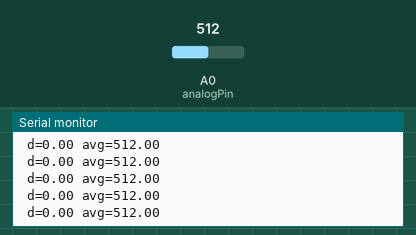
Bench run of a sketch on a simulated Arduino Uno, built with avr-gcc and run on an emulated ATmega328P. On the bench: the last lines printed to the serial monitor. The test bench sets the inputs (shaded band); at power-on: A0 (analogPin) = 512.

Above: at 8.7 s.
8.8 s: A0 (analogPin) set to 105
At 9.7 s:
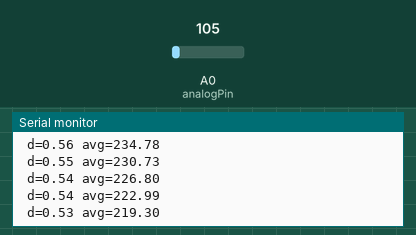
11.8 s: A0 (analogPin) set to 87
At 12.6 s:
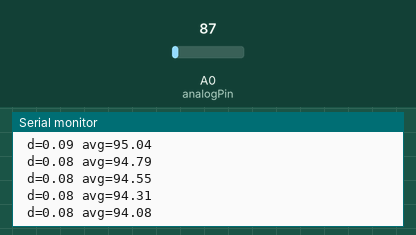
Timing chart, 0 to 14.8 s (numbered marks = the images above; inputs shaded):
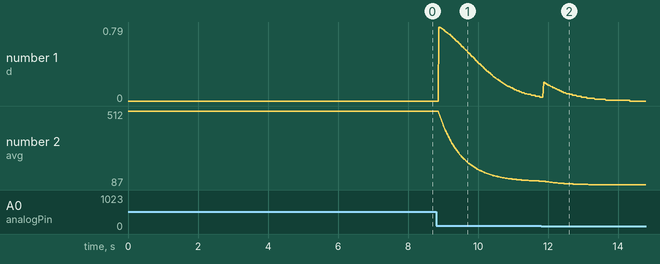

The sketch:

pir.ino
```cpp
const int analogPin = 0;
int ledPin = 12;
float maxThreshold = 0;
float maxJitter = 0;
int alarmCounter = 0;

float avg = 500;

void setup() {
  analogReference(INTERNAL); // 1.1V
  Serial.begin(9600);
  avg = maxThreshold = analogRead(analogPin);
}

void loop() {
  //Serial.println(analogRead(analogPin)); delayMicroseconds(2);
  //minMax();
  detectChange();
}

void detectChange()
{
  int v = analogRead(analogPin);
  float delta = abs(v - avg) / avg;
// 0.003 too small
  if (delta > 0.0028) {
    alertOn();
  } else {
    alertOff();
  }
  avg = (avg * 31 + v) / 32;
  //delayMicroseconds(50000);
  //delay(50);

  if (1) {
    Serial.print(" d=");
    Serial.print(delta);
    Serial.print(" avg=");
    Serial.println(avg);
  }
}

void alertOn()
{
  //Serial.print("Alert on at "); Serial.println(millis());
  digitalWrite(ledPin, 1);
  alarmCounter = 10;
}

void alertOff()
{
  if (alarmCounter == 0) {
    digitalWrite(ledPin, 0);
  } else {
    alarmCounter--;
  }
}

void minMax()
{
  int mn = 1024;     // mn only decreases
  int mx = 0;        // mx only increases

  // Perform 10000 reads. Update mn and mx for each one.
  for (int i = 0; i < 100; ++i) {
    int val = analogRead(analogPin);
    mn = min(mn, val);
    mx = max(mx, val);
    delayMicroseconds(3);

  }

  float jitter = abs(maxThreshold - mx);

  if (jitter > 1) {
    alertOn();
  } else {
    alertOff();
  }

  //maxThreshold = (maxThreshold * 9 + mx) / 10;
  maxThreshold = mx;
  maxJitter = (maxJitter * 9 + jitter) / 10;

  // Send min, max and delta over Serial
  if (1) {
    Serial.print(" jitter=");
    Serial.print(jitter);
    Serial.print(" maxJi=");
    Serial.print(maxJitter);
    Serial.print(" M=");
    Serial.print(mx);
    Serial.print(" mT=");
    Serial.print(maxThreshold);
    Serial.println();
  }
}
```

Measured:
- after the input at 8.8 s, the serial monitor: prints a new line after 0.08 s (image 1)
- plotted number 1: 0 → 0.04 after the input at 8.8 s
- plotted number 2: 512 → 109.63 after the input at 8.8 s
